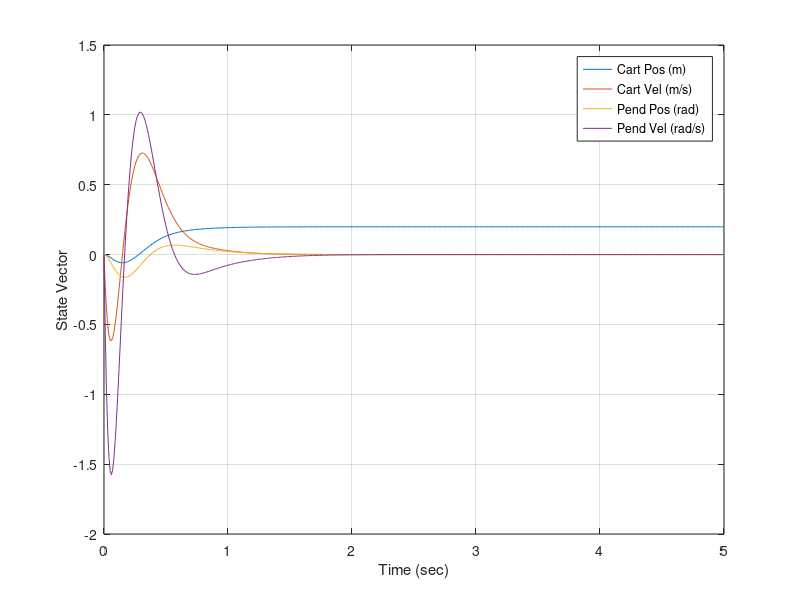

This figure's MATLAB source:
% Simple numeric version

A = [
    1.0000    0.0100    0.0001    0.0000;
         0    0.9982    0.0267    0.0001;
         0   -0.0000    1.0016    0.0100;
         0   -0.0045    0.3119    1.0016;
         ];
     
B = [
    0.0001;
    0.0182;
    0.0002;
    0.0454;
    ];

C = [
     1     0     0     0;
     0     0     1     0;
     ];

D = [
     0;
     0;
     ];

K =[
  -61.9933  -33.5040   95.0597   18.8300;
  ];

Nbar = -61.5500;

Ts = 1/100;
t = 0:Ts:5;

r = 0.2;        % input desired cart position, m
x0 = zeros(size(A,2),1);    % initial state

x = zeros(size(A,2), length(t));
x_1 = x;
u = zeros(length(t),1);
y = zeros(size(C,1), length(t));

for k=1:length(t)
    if k == 1
        x(:,k) = x0;
    else
        x(:,k) = x_1(:,k-1);
    end
    u(k) = Nbar*r - K*x(:,k);
    y(:,k) = C*x(:,k);
    x_1(:,k) = B*u(k) + A*x(:,k);
end

plot(t,x);grid;
xlabel('Time (sec)');ylabel('State Vector');
legend('Cart Pos (m)','Cart Vel (m/s)','Pend Pos (rad)','Pend Vel (rad/s)');
